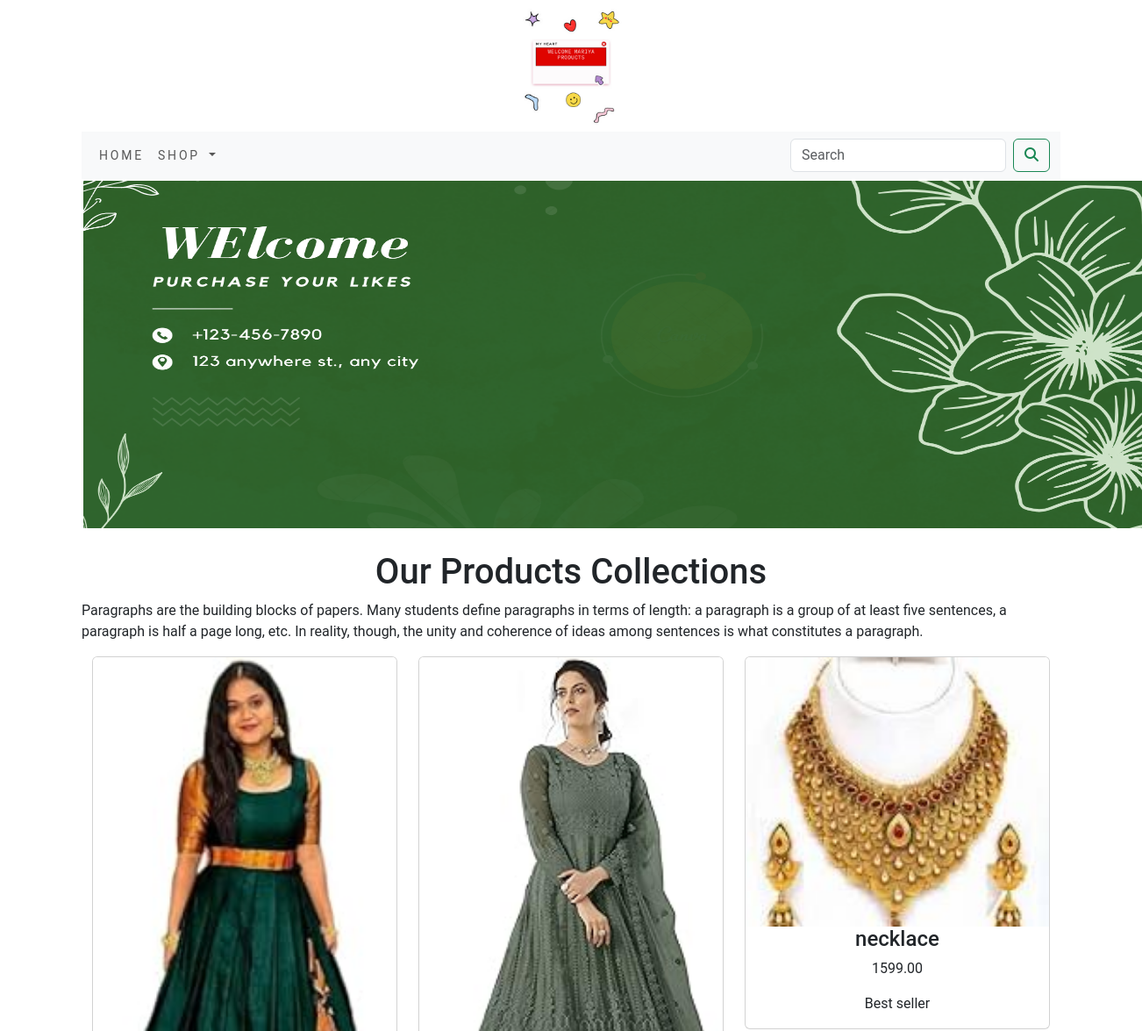
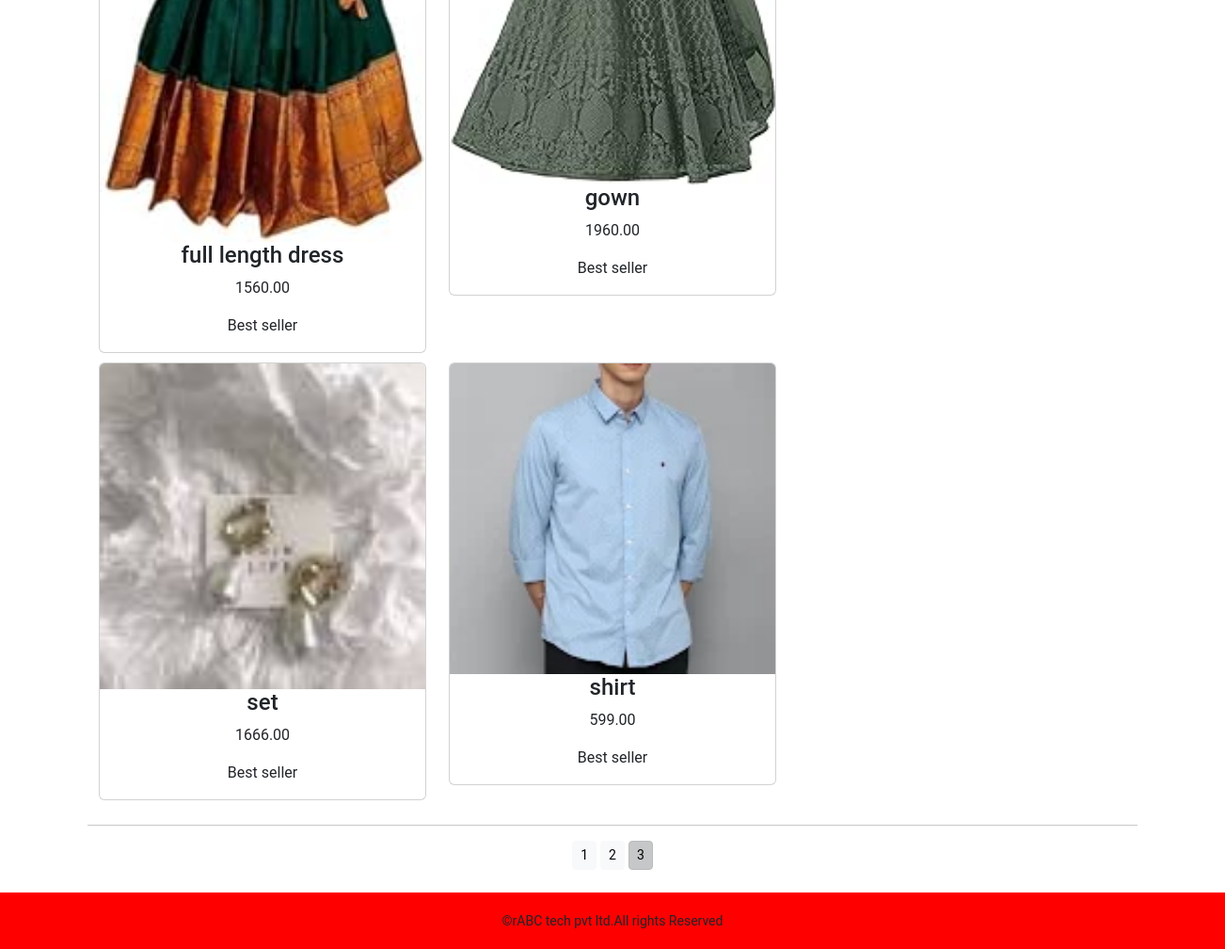
The page /shop?page=3 on the database its author committed (2 pictures, top to bottom).
### shopapp/models.py (models this page shows, shortened)
class Products(models.Model):
    name=models.CharField(max_length=120,unique=True)
    slug=models.SlugField(max_length=120,unique=True)
    description=models.TextField(blank=True)
    price=models.DecimalField(max_digits=10,decimal_places=2)
    category=models.ForeignKey(Category,on_delete=models.CASCADE)
    image=models.ImageField(upload_to='product',blank=True)
    stock=models.IntegerField()
    available=models.BooleanField(default=True)
    created=models.DateTimeField(auto_now_add=True)
    updated=models.DateTimeField(auto_now=True)
    def get_url(self):
        return reverse('shopapp:prodCatdetail',args=[self.category.slug,self.slug])
    class Meta:
        ordering=('name',)
        verbose_name='product'
        verbose_name_plural='products'

### shopapp/views.py (the view)
# urls.py: path('',views.allProdCat,name='allProdCat'),
def allProdCat(request,c_slug=None):
    c_page=None
    products_list=None
    if c_slug !=None:
        c_page=get_object_or_404(Category,slug=c_slug)
        products_list=Products.objects.all().filter(category=c_page,available=True)
    else:
        products_list=Products.objects.all().filter(available=True)
    paginator=Paginator(products_list,6)
    try:
        page=int(request.GET.get('page','1'))
    except:
        page=1
    try:
        products=paginator.page(page)
    except (EmptyPage,InvalidPage):
        products=paginator.page(paginator.num_pages)
    return render(request,"category.html",{'category':c_page,'products':products})

### cart/context_processors.py (called while the page is built)
def counter(request):
    item_count=0
    if 'admin' in request.path:
        return {}
    else:
        try:
            cart=Cart.objects.filter(cart_id=_cart_id(request))
            cart_items=CartItem.objects.all().filter(cart=cart[:1])
            for cart_item in cart_items:
                item_count +=cart_item.qty
        except Cart.DoesNotExist:
            item_count=0
    return dict(item_count=item_count)

### cart/views.py (called while the page is built)
def _cart_id(request):
    cart=request.session.session_key
    if not cart:
        cart=request.session.create()
    return cart

### shopapp/context_processors.py (called while the page is built)
def menu_links(request):
    links=Category.objects.all()
    return dict(links=links)

### shopapp/models.py (called while the page is built)
    def get_url(self):
        return reverse('shopapp:products_by_category',args=[self.slug])

### templates/category.html (shortened to what this page needs)
{% extends 'base.html' %}
{% load static %}
{% block content %}
<div class="">
  {% if category %}
  <img class="rounded mx-auto d-block" src="{{ category.image.url}}" alt="{{category.name}}">
</div>
<br>
<div>
  <h1 class="text-center">{{category.name}}</h1>
  <p class="text-center">{{category.description}}</p>
</div>
  {% else %}
<div>
<img class="my_image my_image_padding" src="{% static 'img/banner.png' %}" alt="our products" width="1250px;" height="400px;">
</div>
<br>
<div>
  <h1 class="text-center"> Our Products Collections</h1>
  <p class="text-justify">Paragraphs are the building blocks of papers. Many students define paragraphs in terms of length: a paragraph is a group of at least five sentences, a paragraph is half a page long, etc. In reality, though, the unity and coherence of ideas among sentences is what constitutes a paragraph.</p>
</div>
  {% endif %}
<div class="container">
    <div class="row mx_auto" >
          {% for product in products.object_list %}
        <div class="my_bottom_margin col-9 col-sm-12 col-md-4  col-lg-4">
            <div class="card text-center" style="mini-width:18rem;">
                <a href="{{product.get_url}}"> <img  src="{{product.image.url}}" class="card-img-top my_image" alt="{{product.name}}"></a>
           <div class="">
               <h4>{{product.name}}</h4>
                <p>{{product.price}}</p>
                <p> {{product.description}}</p>
           </div>
            </div>
        </div>
         {% endfor %}
    </div>
</div>
    <div class="mx_auto">
        {% if products.paginator.num_pages > 1 %}
        <hr>
        <div class="text-center">
            {% for pg in products.paginator.page_range %}
            <a href="?page={{pg}}" class="btn btn-light btn-sm {% if products.number == pg %} active {% endif %}">{{pg}} </a>
            {% endfor %}
        </div>
        {% endif %}
    </div>
    <br>
</div>
{% endblock %}

### static/css/custom.css (style rules this page uses)
body { font-family: 'Roboto', sans-serif; }
.my_image_padding { padding:2px; }
.my_bottom_margin { margin-bottom:10px; }

### rows shown on the page
Products: image (picture), name "full length dress", price "1560.00", description "Best seller"
Products: image (picture), name "gown", price "1960.00", description "Best seller"
Products: image (picture), name "necklace", price "1599.00", description "Best seller"
Products: image (picture), name "set", price "1666.00", description "Best seller"
Products: image (picture), name "shirt", price "599.00", description "Best seller"

### other values the page prints
{{ pg }} "1" "2" "3"
